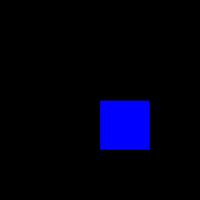
Frame 1 (no input)
Frame 60 (no input): identical to frame 1, image omitted
Frame 120 (the mouse pressed at the canvas centre since frame 60): identical to frame 1, image omitted

The p5.js sketch that drew this single still picture (run headless with seeded random() and noise() and a simulated clock; from frame 60 on, the mouse is pressed at the canvas centre):

// p5.js sketch
// ── sketch.js
function setup() {
  createCanvas(200, 200);
}

function draw() {
  background(0);
  fill(0, 0, 255);
  rect(100, 100, 50, 50);
}
